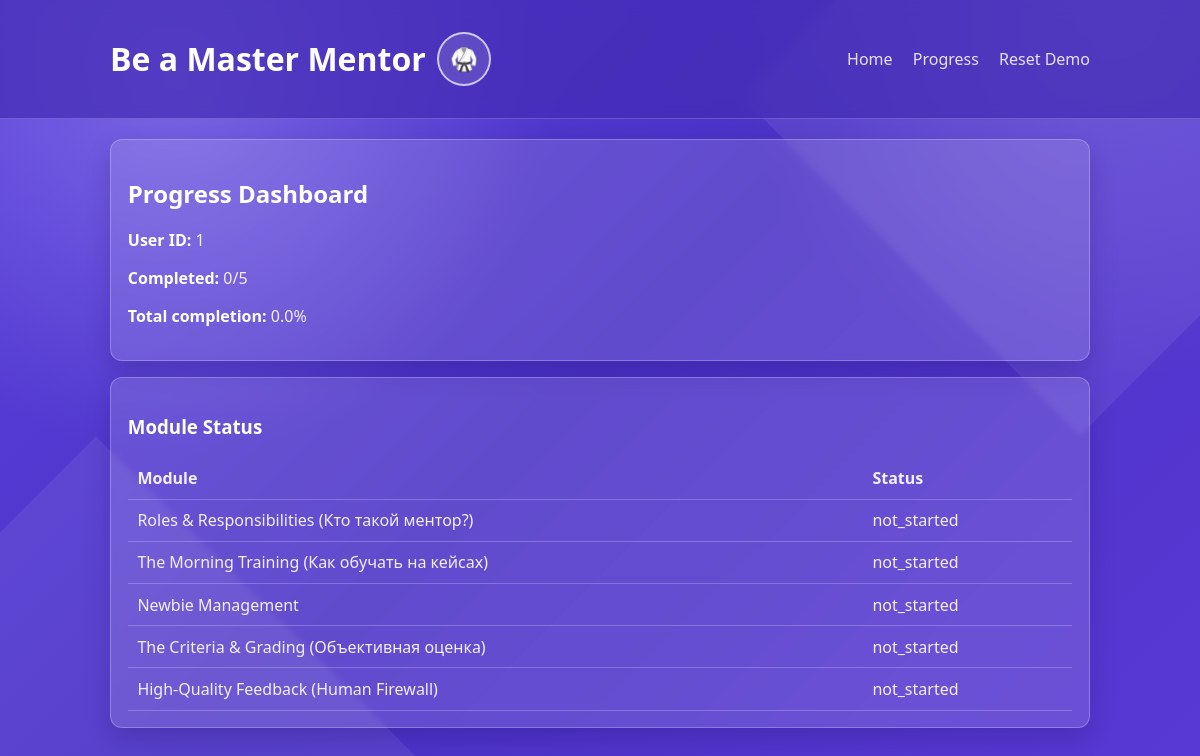
The app's page /progress with its own data.
### tables this page shows
CREATE TABLE modules (
                id INTEGER PRIMARY KEY,
                title TEXT NOT NULL,
                description TEXT NOT NULL,
                content TEXT NOT NULL
            );

### app.py (the view)
@app.route("/progress")
def progress_page():
    user_id = int(request.args.get("user_id", "1"))
    progress = calculate_progress(user_id)
    return render_template("progress.html", progress=progress)

### app.py (called while the page is built)
def get_db() -> sqlite3.Connection:
    conn = sqlite3.connect(app.config["DATABASE"])
    conn.row_factory = sqlite3.Row
    return conn

### templates/progress.html (shortened to what this page needs)
{% extends "base.html" %}
{% block content %}
<section class="card">
  <h2>Progress Dashboard</h2>
  <p><strong>User ID:</strong> {{ progress.user_id }}</p>
  <p><strong>Completed:</strong> {{ progress.completed_modules }}/{{ progress.total_modules }}</p>
  <p><strong>Total completion:</strong> {{ progress.completion_percentage }}%</p>
</section>
<section class="card">
  <h3>Module Status</h3>
  <table>
    <thead>
      <tr>
        <th>Module</th>
        <th>Status</th>
      </tr>
    </thead>
    <tbody>
      {% for module in progress.modules %}
      <tr>
        <td>{{ module.title }}</td>
        <td>{{ module.completion_status }}</td>
      </tr>
      {% endfor %}
    </tbody>
  </table>
</section>
{% endblock %}

### templates/base.html (shortened to what this page needs)
<!doctype html>
<html lang="en">
<head>
  <link rel="stylesheet" href="{{ url_for('static', filename='styles.css') }}" />
</head>
<body>
  <header class="site-header">
    <div class="container">
      <div class="brand-wrap">
        <h1>Be a Master Mentor</h1>
        <span class="shifu-fallback" aria-hidden="true">🥋</span>
      </div>
      <nav>
        <a href="{{ url_for('landing_page') }}">Home</a>
        <a href="{{ url_for('progress_page') }}">Progress</a>
        <a href="{{ url_for('reset_demo') }}">Reset Demo</a>
      </nav>
    </div>
  </header>
  <main class="container">
    {% block content %}{% endblock %}
  </main>
</body>
</html>

### static/styles.css (style rules this page uses)
* { box-sizing: border-box; }
body { margin: 0; font-family: "Avenir Next", "Segoe UI", Roboto, Arial, sans-serif; color: #f8f8ff; background: radial-gradient(circle at 15% 10%, rgba(185, 173, 255, 0.35), transparent 30%), radial-gradient(circle at 92% 0%, rgba(170, 150, 255, 0.28), transparent 28%), linear-gradient(135deg, #5b41db 0%, #4a31c6 48%, #5939d4 100%); min-height: 100vh; position: relative; }
body::before, body::after { content: ""; position: fixed; z-index: 0; width: 40vw; height: 40vw; pointer-events: none; background: rgba(255, 255, 255, 0.07); transform: rotate(45deg); }
body::before { top: -12vw; right: -10vw; }
body::after { bottom: -18vw; left: -12vw; }
.container { width: min(980px, 92vw); margin: 0 auto; position: relative; z-index: 1; }
.site-header { background: rgba(67, 43, 180, 0.7); border-bottom: 1px solid rgba(255, 255, 255, 0.2); backdrop-filter: blur(8px); color: #fff; padding: 1rem 0; margin-bottom: 1.25rem; }
.site-header .container { display: flex; align-items: center; justify-content: space-between; gap: 1rem; }
.brand-wrap { display: flex; align-items: center; gap: 0.7rem; }
.shifu-fallback { display: none; width: 54px; height: 54px; align-items: center; justify-content: center; border-radius: 50%; border: 2px solid rgba(255, 255, 255, 0.7); background: rgba(255, 255, 255, 0.12); font-size: 1.4rem; }
nav a { color: #f4f0ff; text-decoration: none; margin-left: 1rem; opacity: 0.92; }
.card { background: rgba(255, 255, 255, 0.13); border: 1px solid rgba(255, 255, 255, 0.25); backdrop-filter: blur(3px); border-radius: 12px; padding: 1.05rem; margin-bottom: 1rem; box-shadow: 0 10px 25px rgba(27, 12, 80, 0.2); }
table { width: 100%; border-collapse: collapse; }
th, td { border-bottom: 1px solid rgba(255, 255, 255, 0.22); text-align: left; padding: 0.6rem; }
h1, h2, h3, h4, strong, legend { color: #ffffff; }
p, li, td, th, span, label { color: #f4eeff; }

### records on screen
modules: title "Roles & Responsibilities (Кто такой ментор?)", completion_status "not_started"
modules: title "The Morning Training (Как обучать на кейсах)", completion_status "not_started"
modules: title "Newbie Management", completion_status "not_started"
modules: title "The Criteria & Grading (Объективная оценка)", completion_status "not_started"
modules: title "High-Quality Feedback (Human Firewall)", completion_status "not_started"

### other values on screen
{{ progress.user_id }} "1"
{{ progress.completed_modules }} "0"
{{ progress.total_modules }} "5"
{{ progress.completion_percentage }} "0.0"
